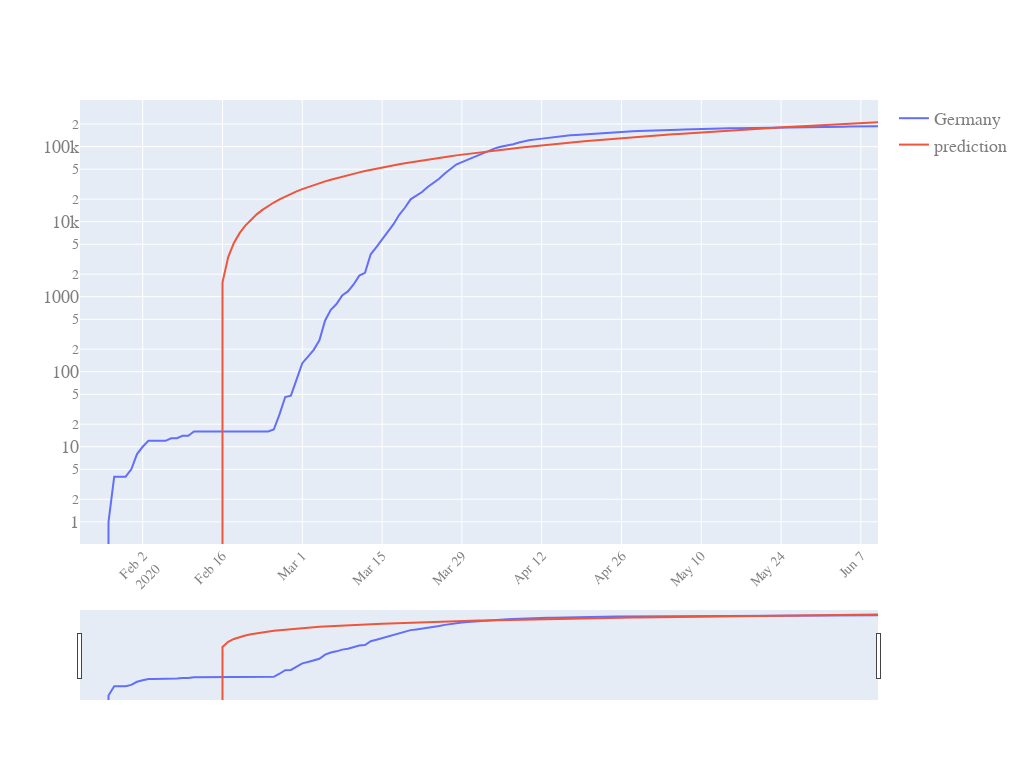

This figure's notebook cell:
### Code cell
quick_plot(LR_inspect.date, LR_inspect.iloc[:,1:], yscale='log', slider=True)

### Figure 1 — Plotly figure (JSON) as saved in the notebook; plotly's stock layout.template omitted (floating-point values rounded to 4 significant figures; data arrays with more than 128 entries replaced by an {"elided": "..."} marker saying what was removed)
{"data": [{"marker": {"size": 3}, "mode": "lines", "name": "Germany", "type": "scatter", "x": {"elided": "141 str values"}, "y": {"elided": "141 int values"}}, {"marker": {"size": 3}, "mode": "lines", "name": "prediction", "type": "scatter", "x": {"elided": "141 str values"}, "y": {"elided": "141 float values"}}], "layout": {"autosize": true, "font": {"color": "#7f7f7f", "family": "PT Sans. monospace", "size": 18}, "height": 780, "width": 1024, "xaxis": {"nticks": 20, "rangeslider": {"visible": true}, "tickangle": -45, "tickfont": {"color": "#7f7f7f", "size": 14}}, "yaxis": {"type": "log"}}}
